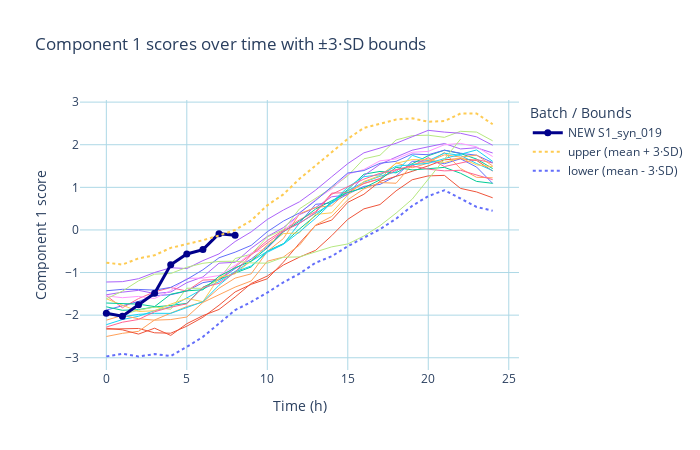
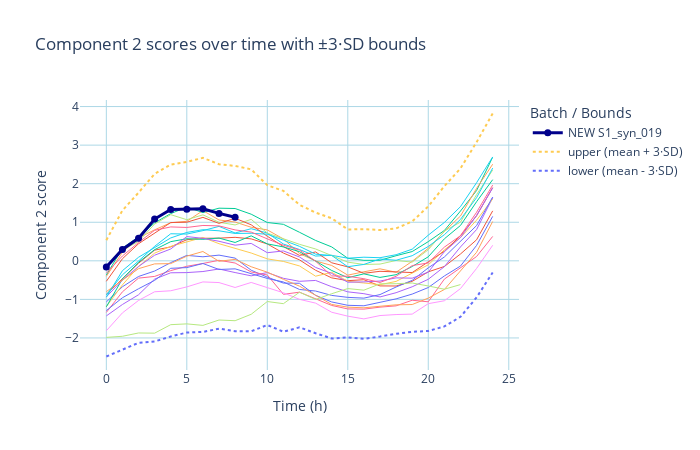

Write notebook code for charts like these, in order.
### Code cell
#plot new batch
df_new = pd.read_excel("new_batch_incomplete.xlsx")
df_new = pd.read_excel("new_batch_incomplete_deviation.xlsx")

bem.choose_n_components(2)
pls_scores_df_new, X_T_new = bem.transform_new(df_new)
bem.plot_scores(components=2, X_T_new=X_T_new)

### Figure 1 — Plotly figure (JSON) as saved in the notebook; plotly's stock layout.template omitted (floating-point values rounded to 4 significant figures)
{"data": [{"hovertemplate": "time: %{x}<br>score: %{y}<extra>S1_syn_001</extra>", "line": {"width": 1}, "mode": "lines", "name": "S1_syn_001", "showlegend": false, "type": "scatter", "x": [0, 1, 2, 3, 4, 5, 6, 7, 8, 9, 10, 11, 12, 13, 14, 15, 16, 17, 18, 19, 20, 21, 22, 23, 24], "y": [-1.881, -1.771, -1.678, -1.54, -1.521, -1.434, -1.236, -1.175, -0.9068, -0.6849, -0.3881, -0.02566, 0.1622, 0.602, 0.6339, 0.8431, 1.022, 1.068, 1.265, 1.61, 1.621, 1.553, 1.671, 1.476, 1.092]}, {"hovertemplate": "time: %{x}<br>score: %{y}<extra>S1_syn_002</extra>", "line": {"width": 1}, "mode": "lines", "name": "S1_syn_002", "showlegend": false, "type": "scatter", "x": [0, 1, 2, 3, 4, 5, 6, 7, 8, 9, 10, 11, 12, 13, 14, 15, 16, 17, 18, 19, 20, 21, 22, 23, 24], "y": [-2.328, -2.325, -2.313, -2.414, -2.424, -2.259, -2.05, -1.768, -1.456, -1.277, -1.146, -0.7566, -0.3104, 0.1064, 0.2305, 0.6465, 0.8374, 1.14, 1.255, 1.375, 1.505, 1.646, 1.674, 1.632, 1.382]}, {"hovertemplate": "time: %{x}<br>score: %{y}<extra>S1_syn_003</extra>", "line": {"width": 1}, "mode": "lines", "name": "S1_syn_003", "showlegend": false, "type": "scatter", "x": [0, 1, 2, 3, 4, 5, 6, 7, 8, 9, 10, 11, 12, 13, 14, 15, 16, 17, 18, 19, 20, 21, 22, 23, 24], "y": [-1.804, -1.886, -1.87, -1.806, -1.773, -1.724, -1.345, -1.162, -1.012, -0.8679, -0.4957, -0.3216, 0.02122, 0.3424, 0.6561, 0.9463, 1.308, 1.373, 1.34, 1.554, 1.742, 1.871, 1.793, 1.664, 1.44]}, {"hovertemplate": "time: %{x}<br>score: %{y}<extra>S1_syn_004</extra>", "line": {"width": 1}, "mode": "lines", "name": "S1_syn_004", "showlegend": false, "type": "scatter", "x": [0, 1, 2, 3, 4, 5, 6, 7, 8, 9, 10, 11, 12, 13, 14, 15, 16, 17, 18, 19, 20, 21, 22, 23, 24], "y": [-1.522, -1.46, -1.418, -1.492, -1.458, -1.238, -1.102, -0.7802, -0.7594, -0.4308, -0.1539, 0.05427, 0.3609, 0.5264, 0.7783, 0.8234, 1.276, 1.54, 1.711, 1.872, 1.951, 2.029, 1.901, 1.929, 1.807]}, {"hovertemplate": "time: %{x}<br>score: %{y}<extra>S1_syn_005</extra>", "line": {"width": 1}, "mode": "lines", "name": "S1_syn_005", "showlegend": false, "type": "scatter", "x": [0, 1, 2, 3, 4, 5, 6, 7, 8, 9, 10, 11, 12, 13, 14, 15, 16, 17, 18, 19, 20, 21, 22, 23, 24], "y": [-2.501, -2.427, -2.38, -2.113, -1.953, -1.798, -1.693, -1.368, -1.131, -1.03, -0.504, -0.202, 0.3796, 0.5291, 0.5659, 0.9147, 1.087, 1.197, 1.575, 1.459, 1.568, 1.818, 1.441, 1.236, 1.223]}, {"hovertemplate": "time: %{x}<br>score: %{y}<extra>S1_syn_006</extra>", "line": {"width": 1}, "mode": "lines", "name": "S1_syn_006", "showlegend": false, "type": "scatter", "x": [0, 1, 2, 3, 4, 5, 6, 7, 8, 9, 10, 11, 12, 13, 14, 15, 16, 17, 18, 19, 20, 21, 22, 23, 24], "y": [-2.224, -2.103, -2.026, -1.893, -1.805, -1.587, -1.385, -1.214, -0.97, -0.7342, -0.5037, -0.3323, 0.1611, 0.4013, 0.6221, 0.9231, 1.123, 1.258, 1.364, 1.752, 1.625, 1.802, 1.75, 1.559, 1.393]}, {"hovertemplate": "time: %{x}<br>score: %{y}<extra>S1_syn_007</extra>", "line": {"width": 1}, "mode": "lines", "name": "S1_syn_007", "showlegend": false, "type": "scatter", "x": [0, 1, 2, 3, 4, 5, 6, 7, 8, 9, 10, 11, 12, 13, 14, 15, 16, 17, 18, 19, 20, 21, 22, 23, 24], "y": [-1.542, -1.827, -1.611, -1.453, -1.352, -1.435, -1.177, -1.163, -0.865, -0.5694, -0.2493, 0.003788, 0.2374, 0.4297, 0.864, 0.8748, 1.092, 1.207, 1.404, 1.501, 1.696, 1.488, 1.571, 1.652, 1.572]}, {"hovertemplate": "time: %{x}<br>score: %{y}<extra>S1_syn_008</extra>", "line": {"width": 1}, "mode": "lines", "name": "S1_syn_008", "showlegend": false, "type": "scatter", "x": [0, 1, 2, 3, 4, 5, 6, 7, 8, 9, 10, 11, 12, 13, 14, 15, 16, 17, 18, 19, 20, 21, 22, 23, 24], "y": [-2.0, -1.986, -1.884, -1.81, -1.862, -1.368, -1.37, -1.156, -0.6714, -0.5701, -0.1646, 0.004514, 0.4962, 0.7434, 0.9883, 1.272, 1.669, 1.753, 2.113, 2.213, 2.223, 2.173, 2.315, 2.297, 2.091]}, {"hovertemplate": "time: %{x}<br>score: %{y}<extra>S1_syn_009</extra>", "line": {"width": 1}, "mode": "lines", "name": "S1_syn_009", "showlegend": false, "type": "scatter", "x": [0, 1, 2, 3, 4, 5, 6, 7, 8, 9, 10, 11, 12, 13, 14, 15, 16, 17, 18, 19, 20, 21, 22, 23, 24], "y": [-1.548, -1.59, -1.56, -1.61, -1.423, -1.136, -1.13, -1.07, -0.831, -0.5458, -0.4345, -0.05067, 0.3822, 0.7167, 0.9629, 1.309, 1.418, 1.622, 1.666, 1.823, 1.844, 2.0, 2.031, 1.951, 1.724]}, {"hovertemplate": "time: %{x}<br>score: %{y}<extra>S1_syn_010</extra>", "line": {"width": 1}, "mode": "lines", "name": "S1_syn_010", "showlegend": false, "type": "scatter", "x": [0, 1, 2, 3, 4, 5, 6, 7, 8, 9, 10, 11, 12, 13, 14, 15, 16, 17, 18, 19, 20, 21, 22, 23, 24], "y": [-1.616, -1.774, -1.915, -1.896, -1.743, -1.608, -1.684, -1.114, -1.03, -0.7223, -0.35, -0.08661, -0.06766, 0.3635, 0.4024, 0.8221, 1.136, 1.276, 1.564, 1.652, 1.647, 1.582, 1.692, 1.528, 1.484]}, {"hovertemplate": "time: %{x}<br>score: %{y}<extra>S1_syn_011</extra>", "line": {"width": 1}, "mode": "lines", "name": "S1_syn_011", "showlegend": false, "type": "scatter", "x": [0, 1, 2, 3, 4, 5, 6, 7, 8, 9, 10, 11, 12, 13, 14, 15, 16, 17, 18, 19, 20, 21, 22, 23, 24], "y": [-1.428, -1.394, -1.397, -1.412, -1.348, -1.162, -0.9353, -0.6538, -0.522, -0.3627, -0.04218, 0.207, 0.4007, 0.69, 1.013, 1.336, 1.394, 1.565, 1.611, 1.782, 1.765, 1.873, 1.8, 1.753, 1.579]}, {"hovertemplate": "time: %{x}<br>score: %{y}<extra>S1_syn_012</extra>", "line": {"width": 1}, "mode": "lines", "name": "S1_syn_012", "showlegend": false, "type": "scatter", "x": [0, 1, 2, 3, 4, 5, 6, 7, 8, 9, 10, 11, 12, 13, 14, 15, 16, 17, 18, 19, 20, 21, 22, 23, 24], "y": [-2.307, -2.345, -2.444, -2.306, -2.476, -2.201, -2.012, -1.867, -1.574, -1.256, -1.082, -0.8233, -0.6379, -0.4786, -0.1346, 0.2489, 0.4939, 0.5957, 0.9172, 1.178, 1.269, 1.28, 0.9751, 0.8917, 0.7545]}, {"hovertemplate": "time: %{x}<br>score: %{y}<extra>S1_syn_013</extra>", "line": {"width": 1}, "mode": "lines", "name": "S1_syn_013", "showlegend": false, "type": "scatter", "x": [0, 1, 2, 3, 4, 5, 6, 7, 8, 9, 10, 11, 12, 13, 14, 15, 16, 17, 18, 19, 20, 21, 22, 23, 24], "y": [-1.715, -1.737, -1.742, -1.798, -1.51, -1.429, -1.405, -1.089, -0.8896, -0.7321, -0.4198, -0.04481, 0.2069, 0.49, 0.6907, 0.8795, 0.9872, 1.176, 1.469, 1.409, 1.437, 1.469, 1.331, 1.139, 1.094]}, {"hovertemplate": "time: %{x}<br>score: %{y}<extra>S1_syn_014</extra>", "line": {"width": 1}, "mode": "lines", "name": "S1_syn_014", "showlegend": false, "type": "scatter", "x": [0, 1, 2, 3, 4, 5, 6, 7, 8, 9, 10, 11, 12, 13, 14, 15, 16, 17, 18, 19, 20, 21, 22, 23, 24], "y": [-1.222, -1.214, -1.144, -0.9993, -0.8869, -0.9062, -0.7199, -0.5625, -0.2726, -0.04514, 0.246, 0.4672, 0.6611, 0.934, 1.247, 1.557, 1.81, 1.925, 2.034, 2.187, 2.337, 2.296, 2.269, 2.185, 1.987]}, {"hovertemplate": "time: %{x}<br>score: %{y}<extra>S1_syn_015</extra>", "line": {"width": 1}, "mode": "lines", "name": "S1_syn_015", "showlegend": false, "type": "scatter", "x": [0, 1, 2, 3, 4, 5, 6, 7, 8, 9, 10, 11, 12, 13, 14, 15, 16, 17, 18, 19, 20, 21, 22, 23, 24], "y": [-2.118, -2.006, -2.084, -2.118, -2.103, -2.044, -1.701, -1.513, -1.342, -1.198, -0.7339, -0.6372, -0.3564, 0.1157, 0.3159, 0.7073, 0.9629, 1.112, 1.096, 1.534, 1.603, 1.763, 1.709, 1.756, 1.502]}, {"hovertemplate": "time: %{x}<br>score: %{y}<extra>S1_syn_016</extra>", "line": {"width": 1}, "mode": "lines", "name": "S1_syn_016", "showlegend": false, "type": "scatter", "x": [0, 1, 2, 3, 4, 5, 6, 7, 8, 9, 10, 11, 12, 13, 14, 15, 16, 17, 18, 19, 20, 21, 22, 23, 24], "y": [-1.971, -2.038, -1.981, -1.957, -1.958, -1.821, -1.684, -1.298, -0.9837, -0.8453, -0.5247, -0.3365, -0.04615, 0.2745, 0.6323, 1.004, 1.249, 1.295, 1.497, 1.531, 1.564, 1.674, 1.785, 1.877, 1.609]}, {"hovertemplate": "time: %{x}<br>score: %{y}<extra>S1_syn_017</extra>", "line": {"width": 1}, "mode": "lines", "name": "S1_syn_017", "showlegend": false, "type": "scatter", "x": [0, 1, 2, 3, 4, 5, 6, 7, 8, 9, 10, 11, 12, 13, 14, 15, 16, 17, 18, 19, 20, 21, 22, 23, 24], "y": [-2.279, -2.166, -2.101, -1.919, -1.814, -1.734, -1.347, -1.254, -0.9924, -0.5846, -0.3053, -0.03004, 0.1552, 0.4073, 0.8371, 1.016, 1.192, 1.33, 1.414, 1.502, 1.426, 1.386, 1.4, 1.284, 1.18]}, {"hovertemplate": "time: %{x}<br>score: %{y}<extra>S2_syn_001</extra>", "line": {"width": 1}, "mode": "lines", "name": "S2_syn_001", "showlegend": false, "type": "scatter", "x": [0, 1, 2, 3, 4, 5, 6, 7, 8, 9, 10, 11, 12, 13, 14, 15, 16, 17, 18, 19, 20, 21, 22, 23, 24], "y": [-1.616, -1.436, -1.196, -1.038, -1.023, -0.8768, -0.7829, -0.7393, -0.7335, -0.7741, -0.7805, -0.6416, -0.6328, -0.5166, -0.3972, -0.3291, -0.1425, 0.0998, 0.3951, 0.7215, 1.188, 1.673, 2.129, NaN, NaN]}, {"hovertemplate": "time: %{x}<br>score: %{y}<extra>NEW S1_syn_019</extra>", "line": {"color": "darkblue", "width": 3}, "marker": {"size": 7, "symbol": "circle"}, "mode": "lines+markers", "name": "NEW S1_syn_019", "type": "scatter", "x": [0, 1, 2, 3, 4, 5, 6, 7, 8, 9, 10, 11, 12, 13, 14, 15, 16, 17, 18, 19, 20, 21, 22, 23, 24], "y": [-1.957, -2.025, -1.758, -1.488, -0.8162, -0.5634, -0.4618, -0.08765, -0.127, NaN, NaN, NaN, NaN, NaN, NaN, NaN, NaN, NaN, NaN, NaN, NaN, NaN, NaN, NaN, NaN]}, {"hovertemplate": "time: %{x}<br>upper: %{y}<extra></extra>", "line": {"dash": "dot"}, "mode": "lines", "name": "upper (mean + 3·SD)", "type": "scatter", "x": [0, 1, 2, 3, 4, 5, 6, 7, 8, 9, 10, 11, 12, 13, 14, 15, 16, 17, 18, 19, 20, 21, 22, 23, 24], "y": [-0.7685, -0.8127, -0.6679, -0.5942, -0.4214, -0.3391, -0.2418, -0.1303, 6.365e-05, 0.2194, 0.5783, 0.8349, 1.2, 1.511, 1.831, 2.137, 2.395, 2.487, 2.591, 2.618, 2.541, 2.555, 2.733, 2.733, 2.48]}, {"hovertemplate": "time: %{x}<br>lower: %{y}<extra></extra>", "line": {"dash": "dot"}, "mode": "lines", "name": "lower (mean - 3·SD)", "type": "scatter", "x": [0, 1, 2, 3, 4, 5, 6, 7, 8, 9, 10, 11, 12, 13, 14, 15, 16, 17, 18, 19, 20, 21, 22, 23, 24], "y": [-2.968, -2.908, -2.971, -2.914, -2.96, -2.746, -2.509, -2.197, -1.882, -1.689, -1.471, -1.23, -1.026, -0.7689, -0.6189, -0.3822, -0.1828, 0.01718, 0.2632, 0.5654, 0.7936, 0.9314, 0.7378, 0.5391, 0.4509]}], "layout": {"height": 450, "legend": {"title": {"text": "Batch / Bounds"}}, "paper_bgcolor": "white", "plot_bgcolor": "white", "title": {"text": "Component 1 scores over time with ±3·SD bounds"}, "width": 700, "xaxis": {"gridcolor": "lightblue", "showgrid": true, "title": {"text": "Time (h)"}, "zeroline": false}, "yaxis": {"gridcolor": "lightblue", "showgrid": true, "title": {"text": "Component 1 score"}, "zeroline": false}}}

### Figure 2 — Plotly figure (JSON) as saved in the notebook; plotly's stock layout.template omitted (floating-point values rounded to 4 significant figures)
{"data": [{"hovertemplate": "time: %{x}<br>score: %{y}<extra>S1_syn_001</extra>", "line": {"width": 1}, "mode": "lines", "name": "S1_syn_001", "showlegend": false, "type": "scatter", "x": [0, 1, 2, 3, 4, 5, 6, 7, 8, 9, 10, 11, 12, 13, 14, 15, 16, 17, 18, 19, 20, 21, 22, 23, 24], "y": [-1.065, -0.6728, -0.4057, -0.265, -0.04673, 0.1408, 0.1045, 0.1479, 0.0702, -0.2437, -0.4234, -0.5775, -0.5825, -0.8943, -1.066, -1.153, -1.166, -1.072, -0.9866, -0.8624, -0.6929, -0.392, -0.1355, 0.3993, 1.152]}, {"hovertemplate": "time: %{x}<br>score: %{y}<extra>S1_syn_002</extra>", "line": {"width": 1}, "mode": "lines", "name": "S1_syn_002", "showlegend": false, "type": "scatter", "x": [0, 1, 2, 3, 4, 5, 6, 7, 8, 9, 10, 11, 12, 13, 14, 15, 16, 17, 18, 19, 20, 21, 22, 23, 24], "y": [-0.8685, -0.4703, -0.06286, 0.2762, 0.3614, 0.5474, 0.5844, 0.5877, 0.609, 0.5686, 0.4378, 0.2011, 0.02452, -0.2448, -0.4418, -0.5146, -0.4902, -0.6505, -0.6528, -0.5326, -0.2854, -0.1467, 0.1769, 0.5454, 1.295]}, {"hovertemplate": "time: %{x}<br>score: %{y}<extra>S1_syn_003</extra>", "line": {"width": 1}, "mode": "lines", "name": "S1_syn_003", "showlegend": false, "type": "scatter", "x": [0, 1, 2, 3, 4, 5, 6, 7, 8, 9, 10, 11, 12, 13, 14, 15, 16, 17, 18, 19, 20, 21, 22, 23, 24], "y": [-0.3709, 0.3276, 0.6226, 0.985, 1.224, 1.397, 1.251, 1.365, 1.356, 1.209, 0.9929, 0.9467, 0.7399, 0.5284, 0.3609, 0.06571, 0.0125, 0.01477, 0.1323, 0.2401, 0.498, 0.7868, 1.291, 1.822, 2.689]}, {"hovertemplate": "time: %{x}<br>score: %{y}<extra>S1_syn_004</extra>", "line": {"width": 1}, "mode": "lines", "name": "S1_syn_004", "showlegend": false, "type": "scatter", "x": [0, 1, 2, 3, 4, 5, 6, 7, 8, 9, 10, 11, 12, 13, 14, 15, 16, 17, 18, 19, 20, 21, 22, 23, 24], "y": [-1.429, -1.133, -0.8802, -0.4744, -0.3103, -0.3055, -0.2775, -0.212, -0.3043, -0.3894, -0.3041, -0.4536, -0.5314, -0.5087, -0.6717, -0.8041, -0.852, -0.9368, -0.8264, -0.6728, -0.4783, -0.1505, 0.3598, 0.8108, 1.638]}, {"hovertemplate": "time: %{x}<br>score: %{y}<extra>S1_syn_005</extra>", "line": {"width": 1}, "mode": "lines", "name": "S1_syn_005", "showlegend": false, "type": "scatter", "x": [0, 1, 2, 3, 4, 5, 6, 7, 8, 9, 10, 11, 12, 13, 14, 15, 16, 17, 18, 19, 20, 21, 22, 23, 24], "y": [-0.4021, 0.2217, 0.5935, 0.8035, 0.9881, 1.025, 1.302, 1.06, 1.005, 0.8706, 0.8014, 0.5683, 0.1896, -0.003969, -0.1201, -0.3711, -0.2848, -0.2078, -0.296, -0.01296, 0.3248, 0.7615, 1.161, 1.879, 2.505]}, {"hovertemplate": "time: %{x}<br>score: %{y}<extra>S1_syn_006</extra>", "line": {"width": 1}, "mode": "lines", "name": "S1_syn_006", "showlegend": false, "type": "scatter", "x": [0, 1, 2, 3, 4, 5, 6, 7, 8, 9, 10, 11, 12, 13, 14, 15, 16, 17, 18, 19, 20, 21, 22, 23, 24], "y": [-0.8842, -0.3621, -0.005374, 0.3753, 0.702, 0.6938, 0.7832, 0.8931, 0.7219, 0.8328, 0.7211, 0.4362, 0.293, 0.1237, 0.1432, 0.06813, 0.09367, 0.08084, 0.1583, 0.3021, 0.6651, 0.9954, 1.405, 2.025, 2.694]}, {"hovertemplate": "time: %{x}<br>score: %{y}<extra>S1_syn_007</extra>", "line": {"width": 1}, "mode": "lines", "name": "S1_syn_007", "showlegend": false, "type": "scatter", "x": [0, 1, 2, 3, 4, 5, 6, 7, 8, 9, 10, 11, 12, 13, 14, 15, 16, 17, 18, 19, 20, 21, 22, 23, 24], "y": [-1.338, -0.8039, -0.4489, -0.4041, -0.2539, -0.1414, -0.06881, 0.01392, -0.05705, -0.2898, -0.367, -0.8687, -0.813, -0.9928, -1.157, -1.247, -1.253, -1.201, -1.168, -1.022, -1.063, -0.4736, -0.1854, 0.112, 0.6322]}, {"hovertemplate": "time: %{x}<br>score: %{y}<extra>S1_syn_008</extra>", "line": {"width": 1}, "mode": "lines", "name": "S1_syn_008", "showlegend": false, "type": "scatter", "x": [0, 1, 2, 3, 4, 5, 6, 7, 8, 9, 10, 11, 12, 13, 14, 15, 16, 17, 18, 19, 20, 21, 22, 23, 24], "y": [-0.1595, 0.2796, 0.503, 0.953, 1.197, 1.067, 1.192, 0.9993, 0.9306, 1.076, 0.7175, 0.5679, 0.4281, 0.3074, 0.1429, -0.03431, -0.09419, -0.08435, 0.008899, -0.03227, 0.2874, 0.7718, 1.004, 1.717, 2.355]}, {"hovertemplate": "time: %{x}<br>score: %{y}<extra>S1_syn_009</extra>", "line": {"width": 1}, "mode": "lines", "name": "S1_syn_009", "showlegend": false, "type": "scatter", "x": [0, 1, 2, 3, 4, 5, 6, 7, 8, 9, 10, 11, 12, 13, 14, 15, 16, 17, 18, 19, 20, 21, 22, 23, 24], "y": [-1.814, -1.35, -1.028, -0.8025, -0.7764, -0.6762, -0.5472, -0.564, -0.6915, -0.5608, -0.6948, -0.8285, -0.9993, -1.096, -1.333, -1.435, -1.506, -1.419, -1.393, -1.382, -1.111, -1.035, -0.7202, -0.1979, 0.4022]}, {"hovertemplate": "time: %{x}<br>score: %{y}<extra>S1_syn_010</extra>", "line": {"width": 1}, "mode": "lines", "name": "S1_syn_010", "showlegend": false, "type": "scatter", "x": [0, 1, 2, 3, 4, 5, 6, 7, 8, 9, 10, 11, 12, 13, 14, 15, 16, 17, 18, 19, 20, 21, 22, 23, 24], "y": [-1.185, -0.6252, -0.1487, 0.1993, 0.3748, 0.491, 0.6063, 0.444, 0.3153, 0.2024, 0.05087, -0.01557, -0.1326, -0.3987, -0.2979, -0.53, -0.5756, -0.6186, -0.5341, -0.3177, -0.1037, 0.2857, 0.6017, 1.054, 1.604]}, {"hovertemplate": "time: %{x}<br>score: %{y}<extra>S1_syn_011</extra>", "line": {"width": 1}, "mode": "lines", "name": "S1_syn_011", "showlegend": false, "type": "scatter", "x": [0, 1, 2, 3, 4, 5, 6, 7, 8, 9, 10, 11, 12, 13, 14, 15, 16, 17, 18, 19, 20, 21, 22, 23, 24], "y": [-1.29, -0.9574, -0.7243, -0.5071, -0.1942, -0.1757, -0.06964, -0.2244, -0.2083, -0.3341, -0.4571, -0.5484, -0.7434, -0.7829, -0.8969, -0.9474, -0.9676, -0.8754, -0.6787, -0.5064, -0.1825, 0.09971, 0.515, 0.9141, 1.654]}, {"hovertemplate": "time: %{x}<br>score: %{y}<extra>S1_syn_012</extra>", "line": {"width": 1}, "mode": "lines", "name": "S1_syn_012", "showlegend": false, "type": "scatter", "x": [0, 1, 2, 3, 4, 5, 6, 7, 8, 9, 10, 11, 12, 13, 14, 15, 16, 17, 18, 19, 20, 21, 22, 23, 24], "y": [-0.5309, 0.05375, 0.4424, 0.7258, 0.9928, 1.001, 1.127, 0.9707, 1.104, 0.9336, 0.6381, 0.3689, 0.1404, 0.2301, -0.05059, -0.1571, -0.3236, -0.2717, -0.2892, -0.304, -0.02643, 0.2488, 0.6518, 1.168, 1.898]}, {"hovertemplate": "time: %{x}<br>score: %{y}<extra>S1_syn_013</extra>", "line": {"width": 1}, "mode": "lines", "name": "S1_syn_013", "showlegend": false, "type": "scatter", "x": [0, 1, 2, 3, 4, 5, 6, 7, 8, 9, 10, 11, 12, 13, 14, 15, 16, 17, 18, 19, 20, 21, 22, 23, 24], "y": [-1.192, -0.4693, -0.03872, 0.2892, 0.4972, 0.5727, 0.5574, 0.5899, 0.4756, 0.6481, 0.4391, 0.3605, 0.2373, 0.004223, -0.2501, -0.4379, -0.3379, -0.4302, -0.3595, -0.1474, 0.1047, 0.5711, 0.9166, 1.533, 2.105]}, {"hovertemplate": "time: %{x}<br>score: %{y}<extra>S1_syn_014</extra>", "line": {"width": 1}, "mode": "lines", "name": "S1_syn_014", "showlegend": false, "type": "scatter", "x": [0, 1, 2, 3, 4, 5, 6, 7, 8, 9, 10, 11, 12, 13, 14, 15, 16, 17, 18, 19, 20, 21, 22, 23, 24], "y": [-0.9341, -0.5003, -0.1467, 0.1452, 0.3068, 0.6287, 0.5839, 0.5071, 0.4056, 0.4512, 0.2105, 0.2564, 0.09999, -0.1712, -0.3264, -0.5552, -0.547, -0.5247, -0.4417, -0.45, -0.2928, 0.2369, 0.6043, 1.178, 1.891]}, {"hovertemplate": "time: %{x}<br>score: %{y}<extra>S1_syn_015</extra>", "line": {"width": 1}, "mode": "lines", "name": "S1_syn_015", "showlegend": false, "type": "scatter", "x": [0, 1, 2, 3, 4, 5, 6, 7, 8, 9, 10, 11, 12, 13, 14, 15, 16, 17, 18, 19, 20, 21, 22, 23, 24], "y": [-0.7987, -0.4908, -0.2037, -0.0797, -0.07193, 0.1218, 0.2414, -0.01123, 0.03726, -0.1536, -0.2944, -0.4803, -0.657, -0.8946, -1.131, -1.201, -1.218, -1.178, -1.141, -1.133, -0.9676, -0.7428, -0.2534, 0.2209, 1.02]}, {"hovertemplate": "time: %{x}<br>score: %{y}<extra>S1_syn_016</extra>", "line": {"width": 1}, "mode": "lines", "name": "S1_syn_016", "showlegend": false, "type": "scatter", "x": [0, 1, 2, 3, 4, 5, 6, 7, 8, 9, 10, 11, 12, 13, 14, 15, 16, 17, 18, 19, 20, 21, 22, 23, 24], "y": [-0.9429, -0.2562, 0.09179, 0.3478, 0.5931, 0.7363, 0.8072, 0.7784, 0.7099, 0.7148, 0.6905, 0.5348, 0.3748, 0.1729, 0.139, -0.1528, -0.09294, 0.04789, 0.01488, 0.1325, 0.3725, 0.6777, 1.074, 1.638, 2.404]}, {"hovertemplate": "time: %{x}<br>score: %{y}<extra>S1_syn_017</extra>", "line": {"width": 1}, "mode": "lines", "name": "S1_syn_017", "showlegend": false, "type": "scatter", "x": [0, 1, 2, 3, 4, 5, 6, 7, 8, 9, 10, 11, 12, 13, 14, 15, 16, 17, 18, 19, 20, 21, 22, 23, 24], "y": [-0.3205, 0.125, 0.4764, 0.791, 0.8791, 0.865, 0.9169, 0.9059, 0.8014, 0.7447, 0.5695, 0.4042, 0.2797, -0.00938, -0.3915, -0.4001, -0.4636, -0.5614, -0.4007, -0.1241, -0.05449, 0.3555, 0.6517, 1.259, 1.965]}, {"hovertemplate": "time: %{x}<br>score: %{y}<extra>S2_syn_001</extra>", "line": {"width": 1}, "mode": "lines", "name": "S2_syn_001", "showlegend": false, "type": "scatter", "x": [0, 1, 2, 3, 4, 5, 6, 7, 8, 9, 10, 11, 12, 13, 14, 15, 16, 17, 18, 19, 20, 21, 22, 23, 24], "y": [-1.985, -1.957, -1.871, -1.876, -1.655, -1.635, -1.674, -1.534, -1.553, -1.386, -1.056, -1.111, -0.8142, -1.001, -0.8531, -0.72, -0.7608, -0.5972, -0.5936, -0.5754, -0.652, -0.7364, -0.6162, NaN, NaN]}, {"hovertemplate": "time: %{x}<br>score: %{y}<extra>NEW S1_syn_019</extra>", "line": {"color": "darkblue", "width": 3}, "marker": {"size": 7, "symbol": "circle"}, "mode": "lines+markers", "name": "NEW S1_syn_019", "type": "scatter", "x": [0, 1, 2, 3, 4, 5, 6, 7, 8, 9, 10, 11, 12, 13, 14, 15, 16, 17, 18, 19, 20, 21, 22, 23, 24], "y": [-0.1617, 0.2962, 0.5848, 1.083, 1.329, 1.335, 1.348, 1.23, 1.128, NaN, NaN, NaN, NaN, NaN, NaN, NaN, NaN, NaN, NaN, NaN, NaN, NaN, NaN, NaN, NaN]}, {"hovertemplate": "time: %{x}<br>upper: %{y}<extra></extra>", "line": {"dash": "dot"}, "mode": "lines", "name": "upper (mean + 3·SD)", "type": "scatter", "x": [0, 1, 2, 3, 4, 5, 6, 7, 8, 9, 10, 11, 12, 13, 14, 15, 16, 17, 18, 19, 20, 21, 22, 23, 24], "y": [0.5354, 1.307, 1.767, 2.256, 2.496, 2.565, 2.669, 2.505, 2.461, 2.372, 1.961, 1.813, 1.451, 1.251, 1.104, 0.8139, 0.8209, 0.7984, 0.8419, 1.019, 1.413, 1.936, 2.396, 3.077, 3.82]}, {"hovertemplate": "time: %{x}<br>lower: %{y}<extra></extra>", "line": {"dash": "dot"}, "mode": "lines", "name": "lower (mean - 3·SD)", "type": "scatter", "x": [0, 1, 2, 3, 4, 5, 6, 7, 8, 9, 10, 11, 12, 13, 14, 15, 16, 17, 18, 19, 20, 21, 22, 23, 24], "y": [-2.481, -2.312, -2.126, -2.091, -1.962, -1.859, -1.844, -1.759, -1.825, -1.828, -1.664, -1.839, -1.725, -1.877, -2.015, -1.984, -2.024, -1.964, -1.892, -1.841, -1.819, -1.701, -1.452, -0.9501, -0.3023]}], "layout": {"height": 450, "legend": {"title": {"text": "Batch / Bounds"}}, "paper_bgcolor": "white", "plot_bgcolor": "white", "title": {"text": "Component 2 scores over time with ±3·SD bounds"}, "width": 700, "xaxis": {"gridcolor": "lightblue", "showgrid": true, "title": {"text": "Time (h)"}, "zeroline": false}, "yaxis": {"gridcolor": "lightblue", "showgrid": true, "title": {"text": "Component 2 score"}, "zeroline": false}}}
